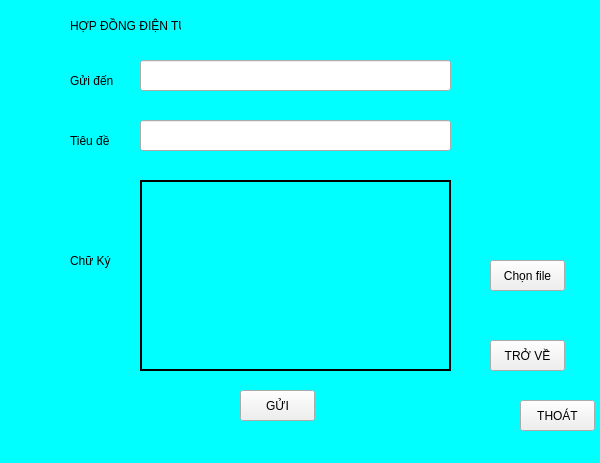
<?xml version="1.0" encoding="UTF-8"?>
<ui version="4.0">
 <class>HopDongWindow</class>
 <widget class="QMainWindow" name="HopDongWindow">
  <property name="geometry">
   <rect>
    <x>0</x>
    <y>0</y>
    <width>600</width>
    <height>463</height>
   </rect>
  </property>
  <property name="windowTitle">
   <string>MainWindow</string>
  </property>
  <property name="styleSheet">
   <string notr="true">
QMainWindow{
 border-image: url(:/background/image/Nen-xanh-duong-pastel.ng.jpg);
background-color: rgb(0, 255, 255);
}
</string>
  </property>
  <widget class="QWidget" name="centralwidget">
   <widget class="QLabel" name="label">
    <property name="geometry">
     <rect>
      <x>70</x>
      <y>10</y>
      <width>111</width>
      <height>31</height>
     </rect>
    </property>
    <property name="text">
     <string>HỢP ĐỒNG ĐIỆN TỬ</string>
    </property>
   </widget>
   <widget class="QLabel" name="label_2">
    <property name="geometry">
     <rect>
      <x>70</x>
      <y>70</y>
      <width>51</width>
      <height>21</height>
     </rect>
    </property>
    <property name="text">
     <string>Gửi đến</string>
    </property>
   </widget>
   <widget class="QPushButton" name="pushButton_gui">
    <property name="geometry">
     <rect>
      <x>240</x>
      <y>390</y>
      <width>75</width>
      <height>31</height>
     </rect>
    </property>
    <property name="text">
     <string>GỬI</string>
    </property>
   </widget>
   <widget class="QPushButton" name="pushButton_back">
    <property name="geometry">
     <rect>
      <x>490</x>
      <y>340</y>
      <width>75</width>
      <height>31</height>
     </rect>
    </property>
    <property name="text">
     <string>TRỞ VỀ</string>
    </property>
   </widget>
   <widget class="QLabel" name="label_5">
    <property name="geometry">
     <rect>
      <x>10</x>
      <y>10</y>
      <width>47</width>
      <height>31</height>
     </rect>
    </property>
    <property name="text">
     <string/>
    </property>
    <property name="pixmap">
     <pixmap>image/HYde (1).png</pixmap>
    </property>
    <property name="scaledContents">
     <bool>true</bool>
    </property>
   </widget>
   <widget class="QLabel" name="label_3">
    <property name="geometry">
     <rect>
      <x>70</x>
      <y>130</y>
      <width>51</width>
      <height>21</height>
     </rect>
    </property>
    <property name="text">
     <string>Tiêu đề</string>
    </property>
   </widget>
   <widget class="QLabel" name="label_4">
    <property name="geometry">
     <rect>
      <x>70</x>
      <y>250</y>
      <width>41</width>
      <height>21</height>
     </rect>
    </property>
    <property name="text">
     <string>Chữ Ký</string>
    </property>
   </widget>
   <widget class="QPushButton" name="pushButton_file">
    <property name="geometry">
     <rect>
      <x>490</x>
      <y>260</y>
      <width>75</width>
      <height>31</height>
     </rect>
    </property>
    <property name="text">
     <string>Chọn file</string>
    </property>
   </widget>
   <widget class="QLineEdit" name="Text">
    <property name="geometry">
     <rect>
      <x>140</x>
      <y>60</y>
      <width>311</width>
      <height>31</height>
     </rect>
    </property>
   </widget>
   <widget class="QLineEdit" name="Text_2">
    <property name="geometry">
     <rect>
      <x>140</x>
      <y>120</y>
      <width>311</width>
      <height>31</height>
     </rect>
    </property>
   </widget>
   <widget class="QLabel" name="label_ChuKy">
    <property name="geometry">
     <rect>
      <x>140</x>
      <y>180</y>
      <width>311</width>
      <height>191</height>
     </rect>
    </property>
    <property name="frameShape">
     <enum>QFrame::Box</enum>
    </property>
    <property name="lineWidth">
     <number>2</number>
    </property>
    <property name="text">
     <string/>
    </property>
    <property name="scaledContents">
     <bool>true</bool>
    </property>
   </widget>
   <widget class="QPushButton" name="pushButton_back_2">
    <property name="geometry">
     <rect>
      <x>520</x>
      <y>400</y>
      <width>75</width>
      <height>31</height>
     </rect>
    </property>
    <property name="text">
     <string>THOÁT</string>
    </property>
   </widget>
  </widget>
  <widget class="QMenuBar" name="menubar">
   <property name="geometry">
    <rect>
     <x>0</x>
     <y>0</y>
     <width>600</width>
     <height>21</height>
    </rect>
   </property>
  </widget>
 </widget>
 <resources/>
 <connections/>
</ui>
